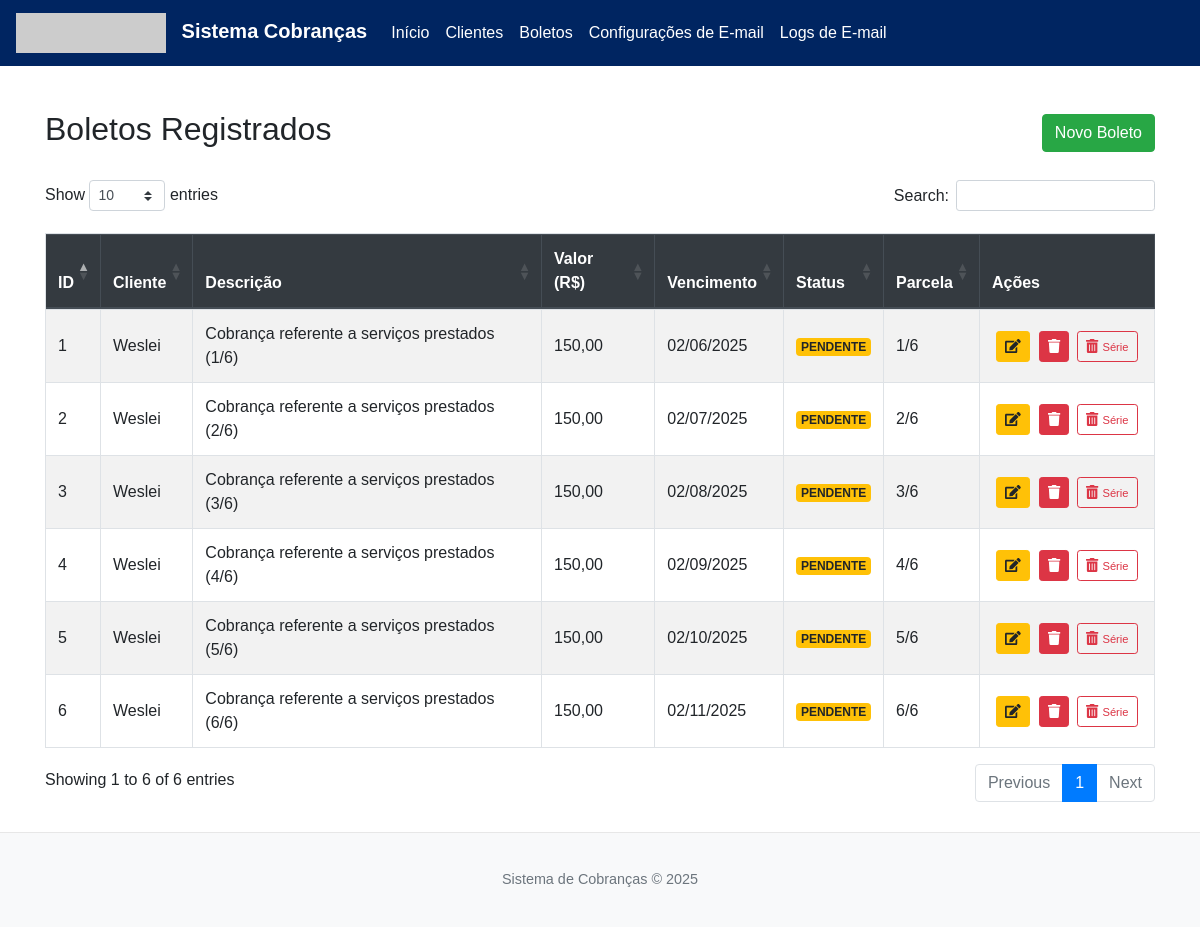
Before: /boletos with the older database file.
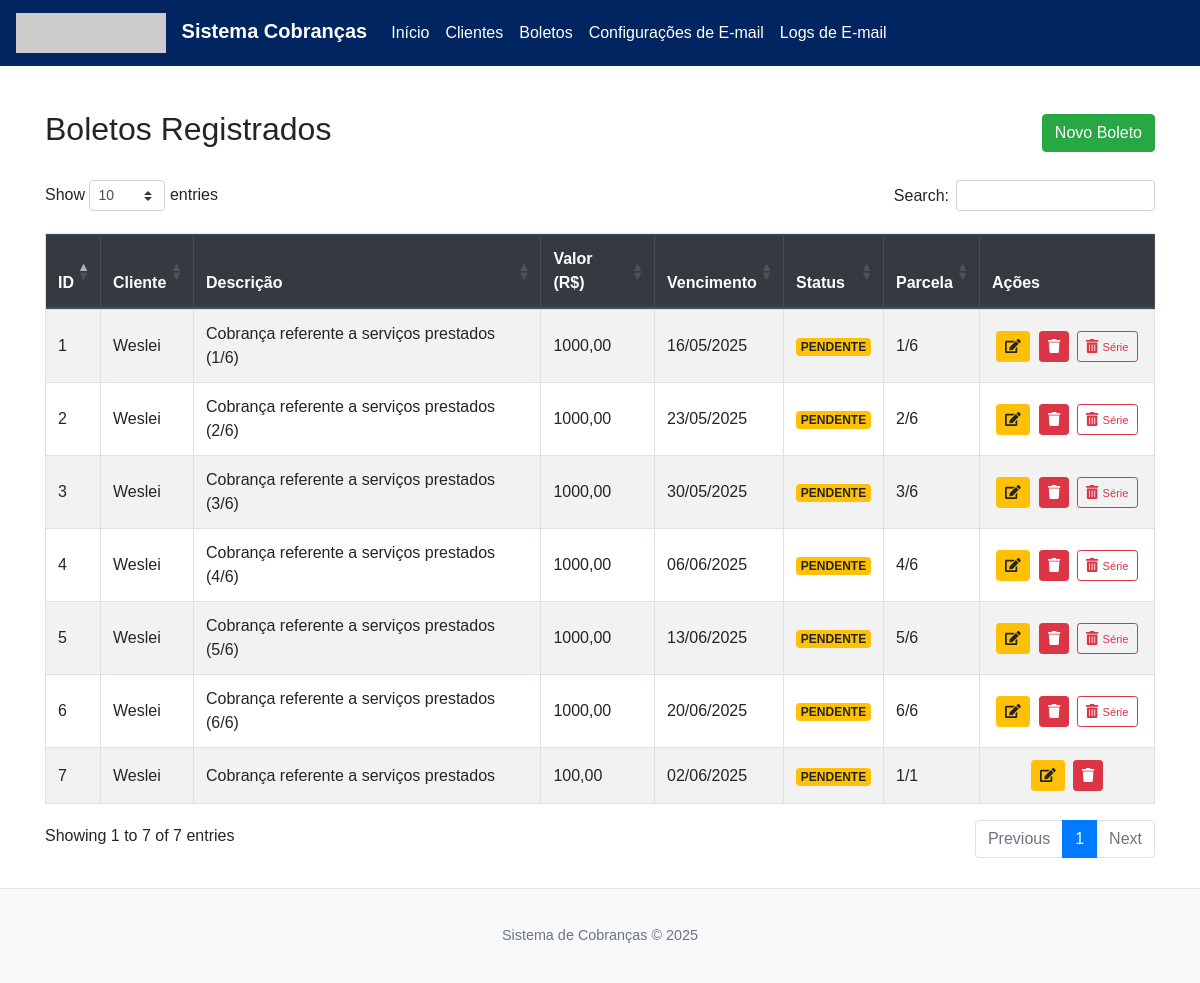
After: the same page with the newer database file.
### database.py (models this page shows, shortened)
class Boleto(db.Model):
    __tablename__ = 'boleto'
    id = db.Column(db.Integer, primary_key=True)
    public_id = db.Column(db.String(36), unique=True, nullable=False, default=generate_uuid)
    descricao_base = db.Column(db.String(180), nullable=False, default="Cobrança")
    descricao_completa = db.Column(db.String(200), nullable=True)
    valor = db.Column(db.Float, nullable=False)
    data_vencimento = db.Column(db.Date, nullable=False)
    periodicidade_replicacao = db.Column(db.String(20), nullable=False, default='mensal')
    numero_parcelas = db.Column(db.Integer, nullable=False, default=1)
    grupo_replicacao_id = db.Column(db.String(36), nullable=True)
    parcela_atual = db.Column(db.Integer, default=1, nullable=False)
    cliente_id = db.Column(db.Integer, db.ForeignKey('cliente.id', name='fk_boleto_cliente_id'), nullable=False)
    status = db.Column(db.String(20), nullable=False, default='pendente')
    data_pagamento = db.Column(db.Date, nullable=True)
    __table_args__ = (Index('ix_boleto_public_id', 'public_id'),)

class Cliente(db.Model):
    __tablename__ = 'cliente'
    id = db.Column(db.Integer, primary_key=True)
    public_id = db.Column(db.String(36), unique=True, nullable=False)
    nome = db.Column(db.String(150), nullable=False)
    email_principal = db.Column(db.String(120), unique=True, nullable=True)
    telefone_principal = db.Column(db.String(20), nullable=True)
    contatos = db.relationship('Contato', backref='cliente', lazy=True, cascade="all, delete-orphan")
    boletos = db.relationship('Boleto', backref='cliente', lazy=True, cascade="all, delete-orphan")
    __table_args__ = (Index('ix_cliente_public_id', 'public_id'),)

### app.py (the view)
@main_bp.route('/boletos')
def listar_boletos():
    todos_os_boletos = Boleto.query.join(Cliente).order_by(Boleto.status.asc(), Boleto.data_vencimento.asc(), Boleto.grupo_replicacao_id, Boleto.parcela_atual.asc()).all()
    todos_clientes_para_modal = Cliente.query.order_by(Cliente.nome).all()
    return render_template('boletos.html',
                           lista_completa_boletos=todos_os_boletos,
                           todos_clientes_para_modal=todos_clientes_para_modal)

### database.py (called while the page is built)
@event.listens_for(Engine, "connect")
def _set_sqlite_pragma(dbapi_connection, connection_record):
    if isinstance(dbapi_connection, SQLite3Connection):
        cursor = dbapi_connection.cursor()
        cursor.execute("PRAGMA foreign_keys=ON;")
        cursor.close()

### templates/boletos.html (shortened to what this page needs)
{% extends "base.html" %}
{% block head_extra %}
<link rel="stylesheet" href="https://cdnjs.cloudflare.com/ajax/libs/font-awesome/5.15.3/css/all.min.css">
<link rel="stylesheet" href="https://cdn.datatables.net/1.13.8/css/dataTables.bootstrap4.min.css">
{% endblock %}
{% block content %}
<div class="d-flex justify-content-between align-items-center mb-3">
    <h2>Boletos Registrados</h2>
    <a href="{{ url_for('main.novo_boleto') }}" class="btn btn-success">Novo Boleto</a>
</div>
{% if lista_completa_boletos %}
<div class="table-responsive">
    <table id="boletosTable" class="table table-hover table-striped table-bordered" style="width:100%">
        <thead class="thead-dark">
            <tr>
                <th>ID</th>
                <th>Cliente</th>
                <th>Descrição</th>
                <th>Valor (R$)</th>
                <th>Vencimento</th>
                <th>Status</th>
                <th>Parcela</th>
                <th class="actions-col no-sort">Ações</th>
            </tr>
        </thead>
        <tbody>
            {% for boleto in lista_completa_boletos %}
            <tr>
                <td>{{ boleto.id }}</td>
                <td>{{ boleto.cliente.nome }}</td>
                <td>{{ boleto.descricao_completa }}</td>
                <td>{{ "%.2f"|format(boleto.valor)|replace('.', ',') }}</td>
                <td>{{ boleto.data_vencimento.strftime('%d/%m/%Y') }}</td>
                <td>
                    {% if boleto.status == 'pago' %}<span class="badge badge-success">PAGO</span>
                    {% elif boleto.status == 'pendente' %}<span class="badge badge-warning">PENDENTE</span>
                    {% elif boleto.status == 'cancelado' %}<span class="badge badge-danger">CANCELADO</span>
                    {% else %}<span class="badge badge-secondary">{{ boleto.status|capitalize }}</span>{% endif %}
                </td>
                <td>{{ boleto.parcela_atual }}/{{ boleto.numero_parcelas }}</td>
                <td class="actions-col text-center">
                    <button class="btn btn-warning btn-sm btn-editar-boleto-modal-boletoshtml"
                            data-toggle="modal"
                            data-target="#modalEdicaoBoleto_BoletosHTML"
                            data-public-id="{{ boleto.public_id }}">
                        <i class="fas fa-edit"></i>
                    </button>
                    <button class="btn btn-danger btn-sm" data-toggle="modal" data-target="#confirmDeleteBoletoModal_{{ boleto.public_id }}" {% if boleto.status == 'pago' %}disabled{% endif %}>
                        <i class="fas fa-trash"></i>
                    </button>
                    {% if boleto.numero_parcelas > 1 and boleto.grupo_replicacao_id %}
                    <button class="btn btn-outline-danger btn-sm" data-toggle="modal" data-target="#confirmDeleteGrupoBoletoModal_{{ boleto.grupo_replicacao_id.replace('-', '') }}" {% if boleto.status == 'pago' %}disabled{% endif %}>
                        <i class="fas fa-trash-alt"></i> <small>Série</small>
                    </button>
                    {% endif %}
                </td>
            </tr>
            {% endfor %}
        </tbody>
    </table>
</div>
{% else %}
<p class="text-muted">Nenhum boleto registrado.</p>
{% endif %}
{% endblock %}

Changed rows visible on the page:
changed Boleto "Cobrança referente a serviços prestados (1/6)": valor "150,00" → "1000,00"; data_vencimento "02/06/2025" → "16/05/2025"
changed Boleto "Cobrança referente a serviços prestados (2/6)": valor "150,00" → "1000,00"; data_vencimento "02/07/2025" → "23/05/2025"
changed Boleto "Cobrança referente a serviços prestados (3/6)": valor "150,00" → "1000,00"; data_vencimento "02/08/2025" → "30/05/2025"
added Boleto: id "7", cliente.nome "Weslei", descricao_completa "Cobrança referente a serviços prestados", valor "100,00", data_vencimento "02/06/2025", status "PENDENTE", parcela_atual "1", numero_parcelas "1"
changed Boleto "Cobrança referente a serviços prestados (4/6)": valor "150,00" → "1000,00"; data_vencimento "02/09/2025" → "06/06/2025"
changed Boleto "Cobrança referente a serviços prestados (5/6)": valor "150,00" → "1000,00"; data_vencimento "02/10/2025" → "13/06/2025"
changed Boleto "Cobrança referente a serviços prestados (6/6)": valor "150,00" → "1000,00"; data_vencimento "02/11/2025" → "20/06/2025"
Other visible differences:
text written by a page script: "Show entries Search: Showing 1 to 6 of 6 entries Previous 1 Next" → "Show entries Search: Showing 1 to 7 of 7 entries Previous 1 Next"
